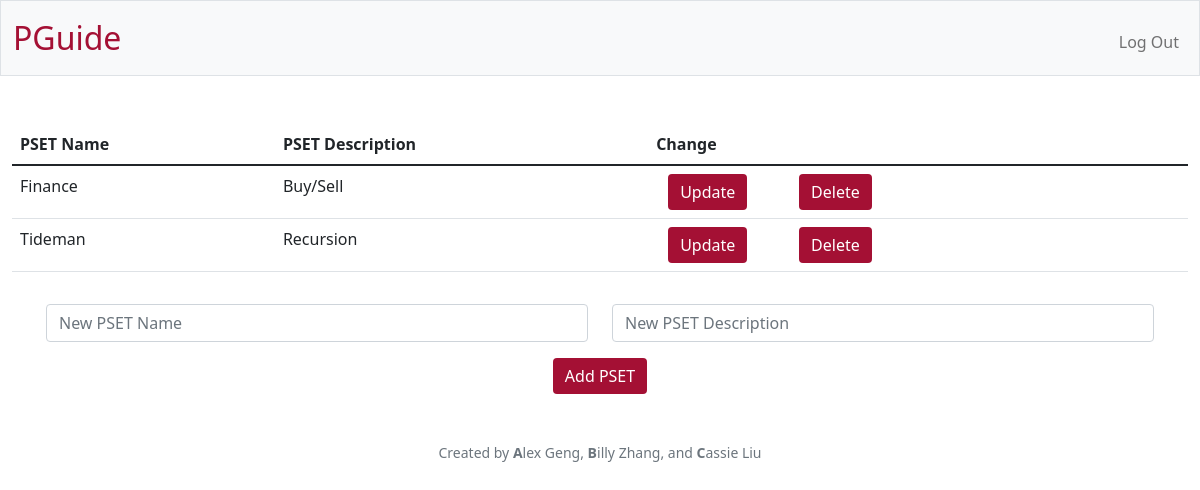
The page /edit?code=CS50 (signed in) on the database as committed earlier.
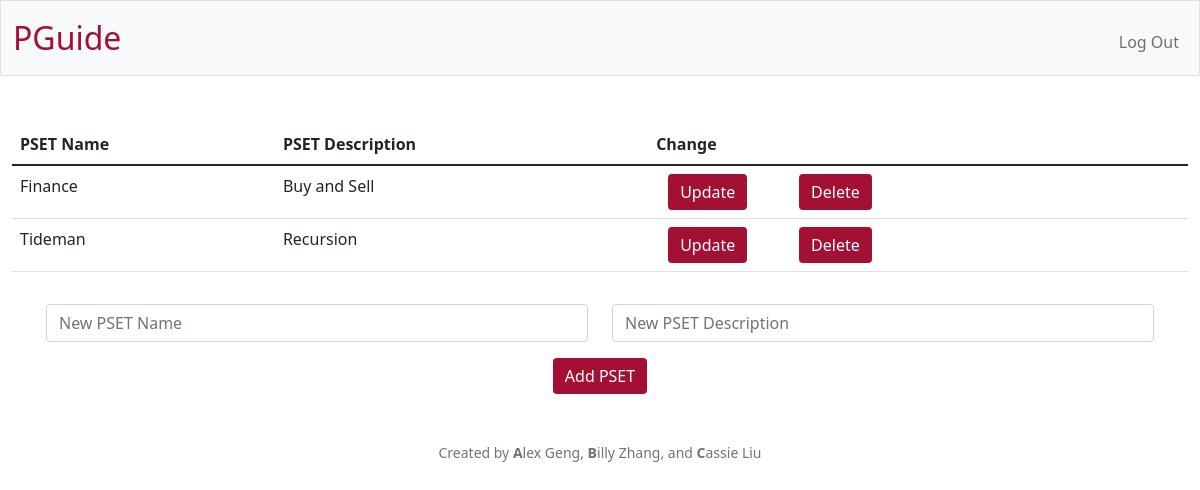
The same page on the database as committed later.
### tables this page shows
CREATE TABLE psets (id INTEGER PRIMARY KEY AUTOINCREMENT NOT NULL, class_id INTEGER NOT NULL, name TEXT NOT NULL, description TEXT NOT NULL, FOREIGN KEY (class_id) REFERENCES classes(id));

### app.py (the view, shortened to what this page needs)
@app.route("/edit",  methods=["GET", "POST"])
@login_required
@admin_required
def edit():
    if request.method == "GET":
        code = request.args.get("code")
        if not code:
            return apology("Must provide class code.", 403)
        class_ = get_class_from_code(code)
        if class_ is None:
            return apology("Invalid class code.", 403)
        psets = db.execute("SELECT * FROM psets WHERE class_id = ?", class_["id"])
        return render_template("edit.html", psets=psets, code=code)

### app.py (called while the page is built)
@app.after_request
def after_request(response):
    response.headers["Cache-Control"] = "no-cache, no-store, must-revalidate"
    response.headers["Expires"] = 0
    response.headers["Pragma"] = "no-cache"
    return response

### helpers.py (called while the page is built)
def login_required(f):
    @wraps(f)
    def decorated_function(*args, **kwargs):
        print('called')
        if session.get("user_id") is None:
            return redirect("/login")
        return f(*args, **kwargs)
    return decorated_function

def admin_required(f):
    @wraps(f)
    def decorated_function(*args, **kwargs):
        user_id = session.get("user_id")
        if user_id is None:
            return redirect("/login")
        user = db.execute("SELECT * FROM users WHERE id = ?", user_id)[0]
        if not user["is_admin"]:
            return apology("Must be admin.", 403)
        return f(*args, **kwargs)
    return decorated_function

def get_class_from_code(code):
    classes = db.execute("SELECT * FROM classes WHERE code = ?", code)
    return classes[0] if len(classes) == 1 else None

### templates/edit.html (shortened to what this page needs)
{% extends "layout.html" %}
{% block main %}
    <table class="table">
        <thead>
            <tr>
                <th class="text-start">PSET Name</th>
                <th class="text-start">PSET Description</th>
                <th class="text-start">Change</th>
            </tr>
        </thead>
        <tbody>
            {% for pset in psets %}
                <tr>
                    <td class="text-start">{{ pset.name }}</td>
                    <td class="text-start">{{ pset.description }}</td>
                    <td class="text-start">
                        <div class="container">
                            <div class="row">
                                <div class="col-sm-3">
                                    <button class="btn btn-primary update pset-id-{{ pset.id }}">Update</button>
                                </div>
                                <div class="col-sm-3">
                                    <form action="/edit" method="POST">
                                        <button class="btn btn-primary" type="submit">Delete</button>
                                    </form>
                                </div>
                            </div>
                        </div>
                    </td>
                </tr>
            {% endfor %}
        </tbody>
    </table>
    <form action="/edit" method="POST">
        <div class="container p-3">
            <div class="row">
                <div class="form-group col-sm-6">
                    <input autocomplete="off" class="form-control" id="name" name="name" placeholder="New PSET Name" type="text">
                </div>
                <div class="form-group col-sm-6">
                    <input autocomplete="off" class="form-control" id="description" name="description" placeholder="New PSET Description" type="text">
                </div>
            </div>
        </div>
        <button class="btn btn-primary" type="submit">Add PSET</button>
    </form>
{% endblock %}

Rows that differ between the two databases and show on the page:
changed psets "Finance": description "Buy/Sell" → "Buy and Sell"
